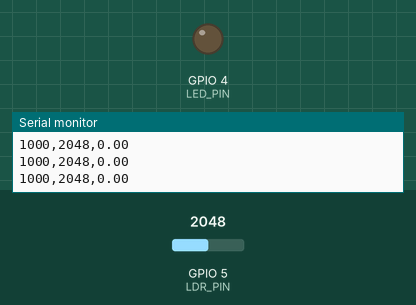
Simulated run of this program. Board: ESP32-S3. Parts: output pins drawn as LEDs (lit = HIGH), the last lines printed to the serial monitor. The test bench sets the inputs (shaded band); at power-on: GPIO 5 (LDR_PIN) = 2048.

Above: at 1.2 s.
1.3 s: GPIO 5 (LDR_PIN) set to 960
At 2.3 s:
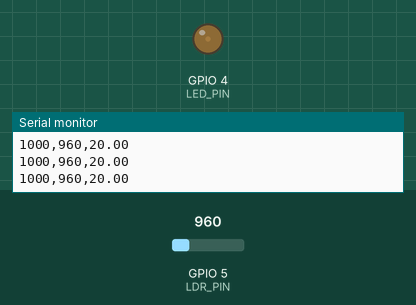
2.8 s: GPIO 5 (LDR_PIN) set to 491
At 3.4 s:
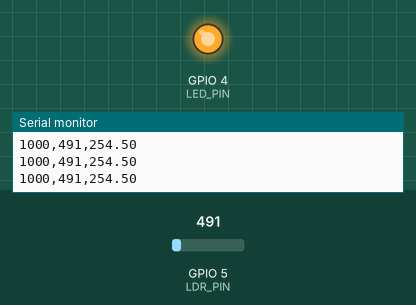
Timing chart, 0 to 5.8 s (numbered marks = the images above; inputs shaded):
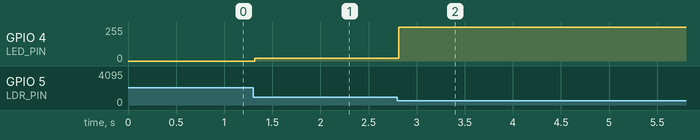

Measured:
- after the input at 1.3 s, GPIO 4 (LED_PIN): 0/255 → 20/255 at once
- after the input at 2.8 s, GPIO 4 (LED_PIN): 20/255 → 253/255 at once

The program:

main.cpp
```cpp
#include <Arduino.h>

constexpr uint8_t LDR_PIN = 5;
constexpr uint8_t LED_PIN = 4;

constexpr int duty_val = 255;
constexpr int setpoint = 1000;
constexpr float Kp = 0.5;

void setup() {
  // put your setup code here, to run once:

  Serial.begin(115200);
  ledcAttach(LED_PIN, 5000, 8);

}

void loop() {
  // put your main code here, to run repeatedly:
  int y = analogRead(LDR_PIN); //returns 0-4095
  int e = setpoint - y; //error

  float u = Kp * e; //output
  u = constrain(u, 0, 255);


  ledcWrite(LED_PIN,  (int)u);
  Serial.print(setpoint);
  Serial.print(",");
  Serial.print(y);
  Serial.print(",");
  Serial.println(u);
  delay(20);
}
```
